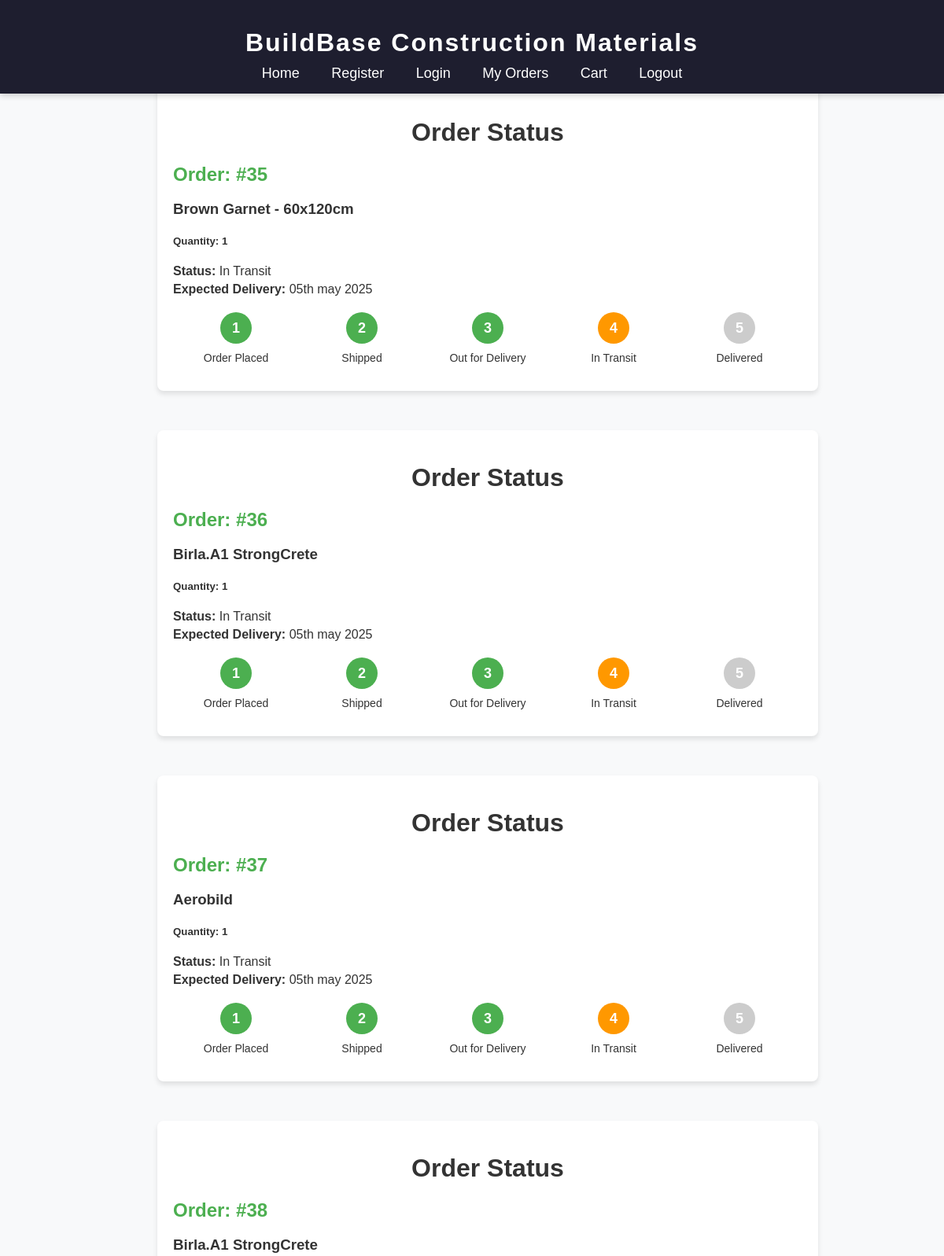
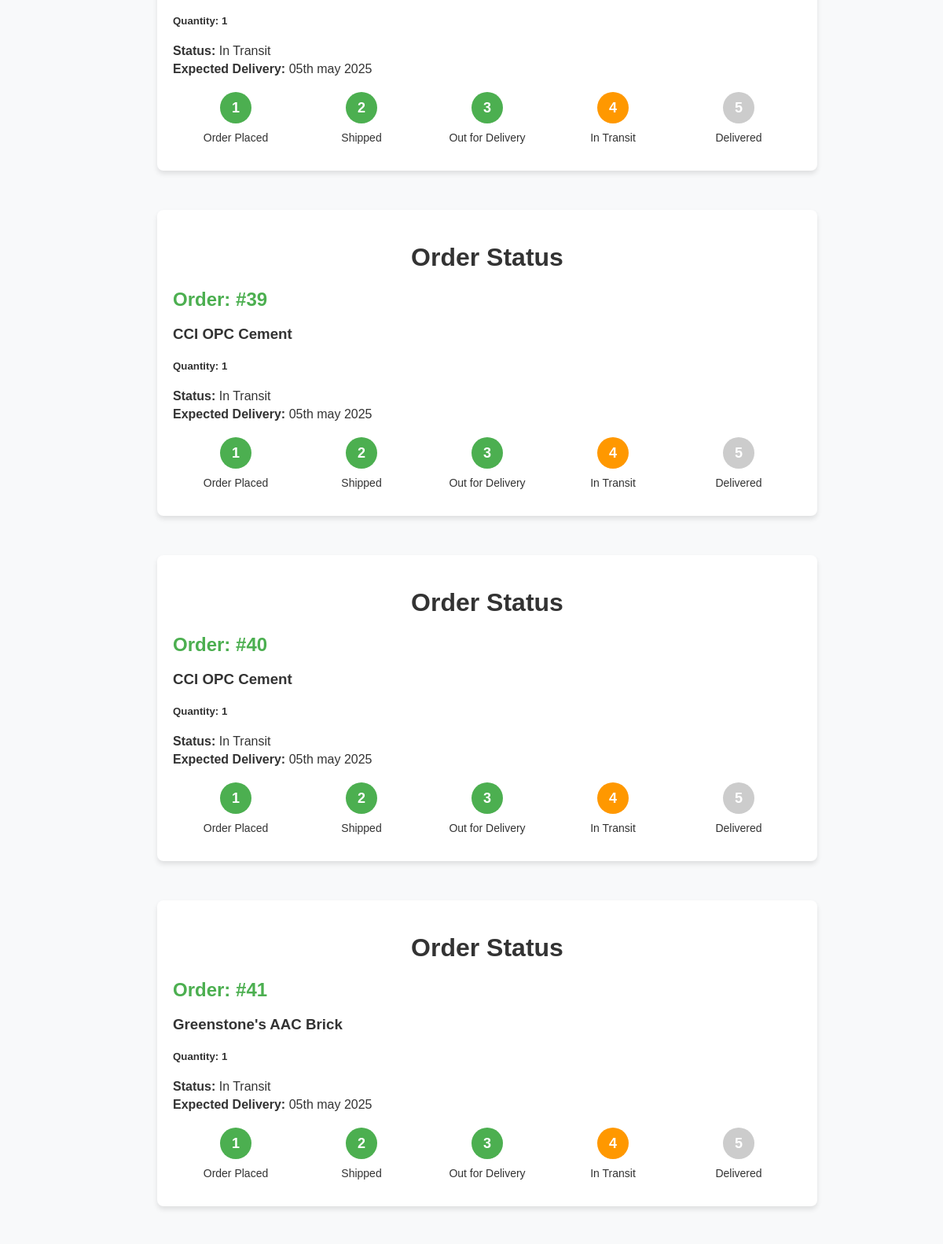
/user/orders/ (signed in, upper part), run on the app's committed database (2 pictures, top to bottom).
### app/models.py (models this page shows, shortened)
class Order(models.Model):
    user = models.ForeignKey(User, on_delete=models.CASCADE)
    product = models.ForeignKey(Product, on_delete=models.CASCADE)
    quantity = models.IntegerField()
    amount = models.IntegerField(default=0)  # Default amount = 0
    ordered_at = models.DateTimeField(auto_now_add=True)
    status = models.CharField(max_length=100, default="Pending")
    billing_address = models.ForeignKey(BillingAddress, on_delete=models.SET_NULL, null=True, blank=True)
    razorpay_order_id = models.CharField(max_length=100, blank=True, null=True)
    razorpay_payment_id = models.CharField(max_length=100, blank=True, null=True)
    razorpay_signature = models.CharField(max_length=255, blank=True, null=True)

class Product(models.Model):
    name = models.CharField(max_length=200)
    description = models.TextField()
    price = models.DecimalField(max_digits=10, decimal_places=2)
    stock = models.IntegerField()
    image = models.ImageField(upload_to='products/')
    category = models.CharField(max_length=100)

### app/views.py (the view)
# urls.py: path('user/orders/', views.user_orders, name='user_orders'),
@login_required
def user_orders(request):
    orders = Order.objects.filter(user=request.user)
    return render(request, 'user/user_orders.html', {'orders': orders})

### templates/user/user_orders.html (shortened to what this page needs)
<!DOCTYPE html>
<html lang="en">
<head>
    {% load static %}
    <link rel="stylesheet" href="{% static 'css/user_order.css' %}">
</head>
<body>
    <header>
        <h1>BuildBase Construction Materials</h1>
        <nav>
            <a href="{% url 'home' %}">Home</a>
            <a href="{% url 'register' %}">Register</a>
            <a href="{% url 'login' %}">Login</a>
            <a href="{% url 'user_orders' %}">My Orders</a>
            <a href="{% url 'view_cart' %}">Cart</a>
            <a href="{% url 'logout' %}">Logout</a>
        </nav>
    </header>
    <h1>My Orders</h1>
    <ul>
        {% for order in orders %}
            <li>
                <div class="order-status-container">
                    <h1>Order Status</h1>
                    <div class="order-summary">
                        <h2>Order: #{{ order.id }}</h2>
                        <h3>{{ order.product.name }}</h3>
                        <h5>Quantity: {{ order.quantity }}</h5>
                        <p><strong>Status:</strong> In Transit</p>
                        <p><strong>Expected Delivery:</strong> 05th may 2025</p>
                    </div>
                    <div class="status-timeline">
                        <div class="status-step completed">
                            <div class="status-circle">1</div>
                            <p>Order Placed</p>
                        </div>
                        <div class="status-step completed">
                            <div class="status-circle">2</div>
                            <p>Shipped</p>
                        </div>
                        <div class="status-step completed">
                            <div class="status-circle">3</div>
                            <p>Out for Delivery</p>
                        </div>
                        <div class="status-step current">
                            <div class="status-circle">4</div>
                            <p>In Transit</p>
                        </div>
                        <div class="status-step">
                            <div class="status-circle">5</div>
                            <p>Delivered</p>
                        </div>
                    </div>
                </div>
                </li>
        {% endfor %}
    </ul>
</body>
</html>

### static/css/user_order.css (style rules this page uses)
body { font-family: Arial, sans-serif; margin: 0; padding: 0; color: #333; background-color: #f8f9fa; }
header { background-color: #1e1e2f; color: rgb(255, 255, 255); padding: 15px 0; text-align: center; position: fixed; top: 0; left: 0; right: 0; z-index: 1000; box-shadow: 0 2px 8px rgba(0, 0, 0, 0.2); }
header h1 { font-size: 32px; font-weight: bold; letter-spacing: 2px; margin-bottom: 5px; color: white; }
nav { margin-top: 10px; }
nav a { color: #fff; text-decoration: none; margin: 0 18px; font-weight: 500; font-size: 18px; transition: color 0.3s ease; }
.order-status-container { max-width: 800px; margin: 50px auto; padding: 20px; background-color: #fff; box-shadow: 0 4px 6px rgba(0, 0, 0, 0.1); border-radius: 8px; }
ul { list-style: none; }
h1 { text-align: center; color: #333; }
.order-summary { margin-bottom: 20px; }
.order-summary h2 { margin: 0; font-size: 24px; color: #4CAF50; }
.order-summary p { margin: 5px 0; font-size: 16px; }
.status-timeline { display: flex; justify-content: space-between; position: relative; }
.status-step { text-align: center; width: 20%; position: relative; }
.status-step p { margin-top: 10px; font-size: 14px; }
.status-circle { width: 40px; height: 40px; background-color: #ccc; color: white; border-radius: 50%; line-height: 40px; font-size: 18px; font-weight: bold; margin: 0 auto; transition: background-color 0.3s; }
.status-step.completed .status-circle { background-color: #4CAF50; }
.status-step.current .status-circle { background-color: #FF9800; }
.status-step:not(.completed):not(.current) .status-circle { background-color: #ccc; }
.status-step:not(:last-child)::after { content: ''; position: absolute; width: 100%; height: 2px; top: 20px; left: 50%; transform: translateX(-50%); z-index: -1; transition: background-color 0.3s; }
.status-step.completed::after { background-color: #4CAF50; }
.status-step.current::after { background-color: #FF9800; }
.status-step:not(.completed):not(.current)::after { background-color: #ccc; }
.status-step:last-child::after { content: none; }

### data on the page
Order: id "35", product.name "Brown Garnet - 60x120cm", quantity "1"
Order: id "36", product.name "Birla.A1 StrongCrete", quantity "1"
Order: id "37", product.name "Aerobild", quantity "1"
Order: id "38", product.name "Birla.A1 StrongCrete", quantity "1"
Order: id "39", product.name "CCI OPC Cement", quantity "1"
Order: id "40", product.name "CCI OPC Cement", quantity "1"
Order: id "41", product.name "Greenstone's AAC Brick", quantity "1"
